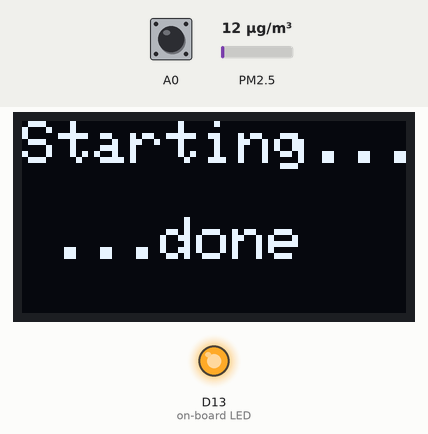
Simulated run of this program. Board: CircuitPython board. Parts: 128×64 one-colour display, output pins drawn as LEDs (lit = HIGH). The inputs (shaded band) are chosen by the test bench; at power-on: A0 HIGH, PM2.5 12 µg/m³. What the program prints to the serial console is not drawn.

Above: at 0.7 s.
At 3.8 s:
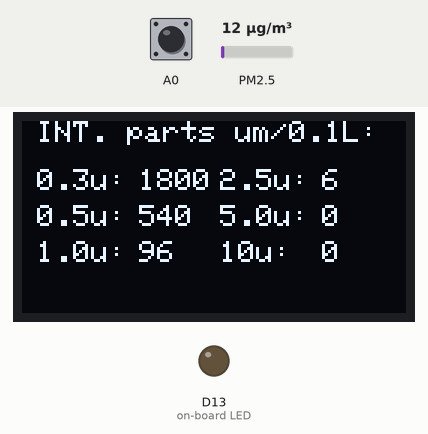
At 6.9 s:
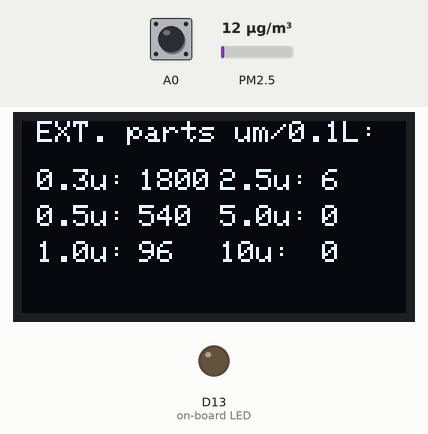
Timing chart, 0 to 8.4 s (numbered marks = the images above):
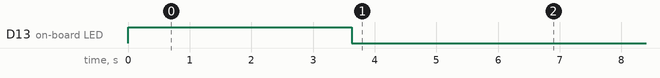

The program:

code.py
```python
# Import generic tools
from board import LED, D5, SCL, SDA, TX, RX, A0, A1, A2, SCK, MOSI, MISO, RFM69_CS, RFM69_RST
from busio import I2C, UART  #, SPI
from digitalio import DigitalInOut, Direction, Pull
from time import monotonic, sleep

# Import PM libs
from adafruit_pm25.uart import PM25_UART

# Import screen libs
from adafruit_ssd1306 import SSD1306_I2C

# Import radio libs
from adafruit_rfm69 import RFM69

# # Import temperature libs
# from adafruit_onewire.bus import OneWireBus
# from adafruit_ds18x20 import DS18X20
#
# Import neopixels libs
# from neopixel import NeoPixel

# Turn on status led
status_led = DigitalInOut(LED)
status_led.direction = Direction.OUTPUT
status_led.value = True

try:
	# Define pins and config
	radio_clock_pin = SCK
	radio_mosi_pin = MOSI
	radio_miso_pin = MISO
	radio_cs_pin = RFM69_CS
	radio_reset_pin = RFM69_RST
	radio_freq = 868.0

	# temp_data_pin = board.D9
	# temp_addresses = {
	# #	'int': b'XXX',
	# }

	# pixel_pin = board.D6
	# nr_pixels = 4

	display_time = 3
	cycle_time = 300

	# Create screen connection
	oled = SSD1306_I2C(128, 64, I2C(SCL, SDA), addr=0x3d, reset=DigitalInOut(D5))

	# Showing some feedback
	sleep(0.5)
	oled.fill(0)
	oled.text('Starting...', 0, 0, 1, size=2)
	oled.show()

	# Create pm25 connections
	pm25_int = PM25_UART(UART(TX, RX, baudrate=9600), None)
	pm25_ext = PM25_UART(UART(A1, A2, baudrate=9600), None)

	# # Create radio connection
	# radio_cs = DigitalInOut(radio_cs_pin)
	# radio_reset = DigitalInOut(radio_reset_pin)
	# spi = SPI(radio_clock_pin, MOSI=radio_mosi_pin, MISO=radio_miso_pin)
	# rfm69 = RFM69(spi, radio_cs, radio_reset, radio_freq)

	# Create temperature connection
	# ow_bus = OneWireBus(temp_data_pin)
	# temp_devices = {}
	# for name, address in temp_addresses.items():
	# 	temp_devices[name] = DS18X20(ow_bus, address)
	#
	# Create neopixels
	# pixels = NeoPixel(pixel_pin, nr_pixels, brightness=0.3, auto_write=False)
	#
	# def wheel(pos):
	# 	# Input a value 0 to 255 to get a color value.
	# 	# The colours are a transition r - g - b - back to r.
	# 	if pos < 0 or pos > 255:
	# 		return (0, 0, 0)
	# 	if pos < 85:
	# 		return (255 - pos * 3, pos * 3, 0)
	# 	if pos < 170:
	# 		pos -= 85
	# 		return (0, 255 - pos * 3, pos * 3)
	# 	pos -= 170
	# 	return (pos * 3, 0, 255 - pos * 3)
	#
	# for j in range(255):
	# 	for i in range(nr_pixels):
	# 		rc_index = (i * 256 // nr_pixels) + j
	#
	# 		pixels[i] = wheel(rc_index & 255)
	# 	pixels.show()
	# 	# sleep(0)
	# pixels.fill(0, 0, 0, 255)
	# pixels.show
	# sleep(0.5)
	# pixels.fill((0, 0, 0, 0))
	# pixels.show()

	# Create button
	button = DigitalInOut(A0)
	button.direction = Direction.INPUT
	button.pull = Pull.UP

	oled.text('...done', 10, 32, 1, size=2)
	oled.show()
	sleep(display_time)
	oled.fill(0)
	oled.show()
	status_led.value = False
	# oled.poweroff()

except Exception as e:
	print(e)
	try:
		oled.text('...failed!', 8, 32, 1, size=2)
		oled.show()
	except:
		pass
	while True:
		sleep(0.2)
		status_led.value = False
		sleep(0.2)
		status_led.value = True


def print_data():
	# oled.poweron()
	# sleep(1)
	oled.fill(0)
	oled.text('INT. parts um/0.1L:', 5, 0, 1)
	oled.text('0.3u:', 5, 16, 1)
	oled.text(str(pm25_int_data["particles 03um"]), 39, 16, 1)
	oled.text('0.5u:', 5, 28, 1)
	oled.text(str(pm25_int_data["particles 05um"]), 39, 28, 1)
	oled.text('1.0u:', 5, 40, 1)
	oled.text(str(pm25_int_data["particles 10um"]), 39, 40, 1)
	oled.text('2.5u:', 66, 16, 1)
	oled.text(str(pm25_int_data["particles 25um"]), 100, 16, 1)
	oled.text('5.0u:', 66, 28, 1)
	oled.text(str(pm25_int_data["particles 50um"]), 100, 28, 1)
	oled.text('10u:', 66, 40, 1)
	oled.text(str(pm25_int_data["particles 100um"]), 100, 40, 1)
	oled.show()
	sleep(display_time)

	oled.fill(0)
	oled.text('EXT. parts um/0.1L:', 5, 0, 1)
	oled.text('0.3u:', 5, 16, 1)
	oled.text(str(pm25_ext_data["particles 03um"]), 39, 16, 1)
	oled.text('0.5u:', 5, 28, 1)
	oled.text(str(pm25_ext_data["particles 05um"]), 39, 28, 1)
	oled.text('1.0u:', 5, 40, 1)
	oled.text(str(pm25_ext_data["particles 10um"]), 39	, 40, 1)
	oled.text('2.5u:', 66, 16, 1)
	oled.text(str(pm25_ext_data["particles 25um"]), 100, 16, 1)
	oled.text('5.0u:', 66, 28, 1)
	oled.text(str(pm25_ext_data["particles 50um"]), 100, 28, 1)
	oled.text('10u:', 66, 40, 1)
	oled.text(str(pm25_ext_data["particles 100um"]), 100, 40, 1)
	oled.show()
	sleep(display_time)

	oled.fill(0)
	oled.show()

	# oled.poweroff()


while True:
	print('entering loop')
	pm25_int_data = pm25_int.read()
	pm25_ext_data = pm25_ext.read()
	print(pm25_int_data)
	print(pm25_ext_data)

	# read temps

	end_time = monotonic() + cycle_time

	while end_time > monotonic():
		if button.value:
			print('button pressed')
			try:
				print_data()
			except Exception as e:
				print(e)
		sleep(0.1)
```

Measured:
- by itself, everything shown: repeats every 6.3 s, in 3 steps
- what the display in image 0 shows lasts 3.0 s, from 0.6 s to 3.6 s
- what the display in image 1 shows lasts 3.2 s, from 3.7 s to 6.9 s
